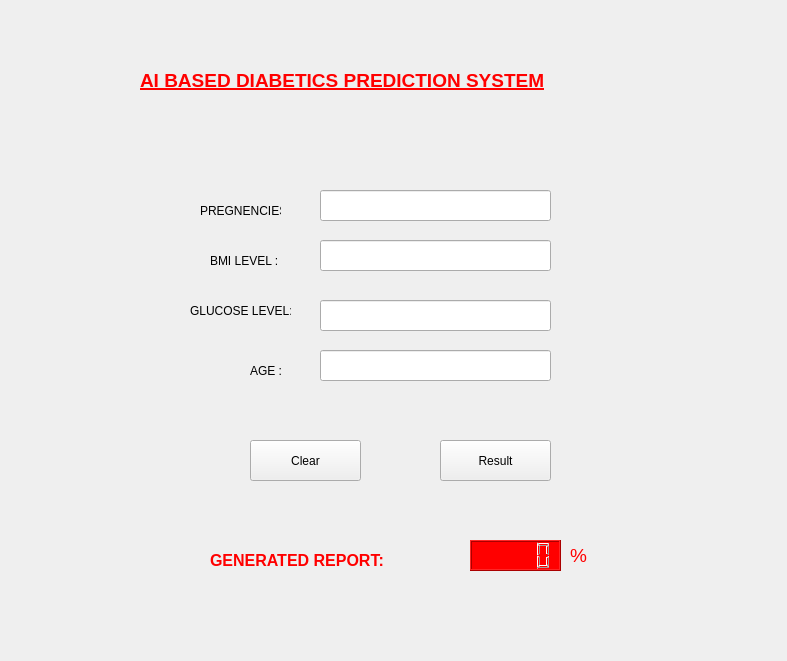
<?xml version="1.0" encoding="UTF-8"?>
<ui version="4.0">
 <class>Form</class>
 <widget class="QWidget" name="Form">
  <property name="geometry">
   <rect>
    <x>0</x>
    <y>0</y>
    <width>787</width>
    <height>661</height>
   </rect>
  </property>
  <property name="mouseTracking">
   <bool>true</bool>
  </property>
  <property name="contextMenuPolicy">
   <enum>Qt::DefaultContextMenu</enum>
  </property>
  <property name="acceptDrops">
   <bool>false</bool>
  </property>
  <property name="windowTitle">
   <string>Form</string>
  </property>
  <property name="styleSheet">
   <string notr="true">color: rgb(255, 255, 255);</string>
  </property>
  <widget class="QLabel" name="labelTitre">
   <property name="enabled">
    <bool>true</bool>
   </property>
   <property name="geometry">
    <rect>
     <x>140</x>
     <y>60</y>
     <width>511</width>
     <height>41</height>
    </rect>
   </property>
   <property name="font">
    <font>
     <family>MS Shell Dlg 2</family>
     <pointsize>13</pointsize>
     <weight>75</weight>
     <italic>false</italic>
     <bold>true</bold>
    </font>
   </property>
   <property name="cursor">
    <cursorShape>ArrowCursor</cursorShape>
   </property>
   <property name="mouseTracking">
    <bool>true</bool>
   </property>
   <property name="autoFillBackground">
    <bool>false</bool>
   </property>
   <property name="locale">
    <locale language="English" country="UnitedStates"/>
   </property>
   <property name="text">
    <string>&lt;html&gt;&lt;head/&gt;&lt;body&gt;&lt;p align=&quot;justify&quot;&gt;&lt;span style=&quot; font-size:14pt; text-decoration: underline; color:#ff0000;&quot;&gt;AI BASED DIABETICS PREDICTION SYSTEM&lt;/span&gt;&lt;/p&gt;&lt;/body&gt;&lt;/html&gt;</string>
   </property>
   <property name="scaledContents">
    <bool>false</bool>
   </property>
  </widget>
  <widget class="QLineEdit" name="lineEditNpreg">
   <property name="geometry">
    <rect>
     <x>320</x>
     <y>190</y>
     <width>231</width>
     <height>31</height>
    </rect>
   </property>
   <property name="tabletTracking">
    <bool>true</bool>
   </property>
   <property name="contextMenuPolicy">
    <enum>Qt::DefaultContextMenu</enum>
   </property>
   <property name="acceptDrops">
    <bool>true</bool>
   </property>
   <property name="whatsThis">
    <string/>
   </property>
   <property name="accessibleName">
    <string/>
   </property>
   <property name="accessibleDescription">
    <string/>
   </property>
   <property name="autoFillBackground">
    <bool>false</bool>
   </property>
   <property name="styleSheet">
    <string notr="true">color: rgb(0, 0, 0);</string>
   </property>
  </widget>
  <widget class="QLineEdit" name="lineEditBMI">
   <property name="geometry">
    <rect>
     <x>320</x>
     <y>240</y>
     <width>231</width>
     <height>31</height>
    </rect>
   </property>
   <property name="contextMenuPolicy">
    <enum>Qt::DefaultContextMenu</enum>
   </property>
   <property name="acceptDrops">
    <bool>true</bool>
   </property>
   <property name="whatsThis">
    <string/>
   </property>
   <property name="accessibleName">
    <string/>
   </property>
   <property name="accessibleDescription">
    <string/>
   </property>
   <property name="styleSheet">
    <string notr="true">color: rgb(0, 0, 0);</string>
   </property>
  </widget>
  <widget class="QLineEdit" name="lineEditGlucose">
   <property name="geometry">
    <rect>
     <x>320</x>
     <y>300</y>
     <width>231</width>
     <height>31</height>
    </rect>
   </property>
   <property name="contextMenuPolicy">
    <enum>Qt::DefaultContextMenu</enum>
   </property>
   <property name="acceptDrops">
    <bool>true</bool>
   </property>
   <property name="whatsThis">
    <string/>
   </property>
   <property name="accessibleName">
    <string/>
   </property>
   <property name="accessibleDescription">
    <string/>
   </property>
   <property name="styleSheet">
    <string notr="true">color: rgb(0, 0, 0);</string>
   </property>
  </widget>
  <widget class="QLineEdit" name="lineEditAge">
   <property name="geometry">
    <rect>
     <x>320</x>
     <y>350</y>
     <width>231</width>
     <height>31</height>
    </rect>
   </property>
   <property name="contextMenuPolicy">
    <enum>Qt::DefaultContextMenu</enum>
   </property>
   <property name="acceptDrops">
    <bool>true</bool>
   </property>
   <property name="whatsThis">
    <string/>
   </property>
   <property name="accessibleName">
    <string/>
   </property>
   <property name="accessibleDescription">
    <string/>
   </property>
   <property name="styleSheet">
    <string notr="true">color: rgb(0, 0, 0);</string>
   </property>
  </widget>
  <widget class="QLabel" name="labelNpreg">
   <property name="geometry">
    <rect>
     <x>200</x>
     <y>200</y>
     <width>81</width>
     <height>21</height>
    </rect>
   </property>
   <property name="styleSheet">
    <string notr="true">color: rgb(255, 255, 255);
color: rgb(0, 0, 0);
font: 75 8pt &quot;MS Shell Dlg 2&quot;;
font: 75 8pt &quot;MS Shell Dlg 2&quot;;</string>
   </property>
   <property name="text">
    <string>PREGNENCIES:</string>
   </property>
  </widget>
  <widget class="QLabel" name="labelGlucose">
   <property name="geometry">
    <rect>
     <x>190</x>
     <y>300</y>
     <width>101</width>
     <height>21</height>
    </rect>
   </property>
   <property name="styleSheet">
    <string notr="true">color: rgb(255, 255, 255);
color: rgb(0, 0, 0);</string>
   </property>
   <property name="text">
    <string>GLUCOSE LEVEL:</string>
   </property>
  </widget>
  <widget class="QLabel" name="labelBMI">
   <property name="geometry">
    <rect>
     <x>210</x>
     <y>250</y>
     <width>71</width>
     <height>21</height>
    </rect>
   </property>
   <property name="styleSheet">
    <string notr="true">color: rgb(255, 255, 255);
color: rgb(0, 0, 0);
font: 75 8pt &quot;MS Shell Dlg 2&quot;;</string>
   </property>
   <property name="text">
    <string>BMI LEVEL :</string>
   </property>
  </widget>
  <widget class="QLabel" name="labelAge">
   <property name="geometry">
    <rect>
     <x>250</x>
     <y>360</y>
     <width>41</width>
     <height>21</height>
    </rect>
   </property>
   <property name="styleSheet">
    <string notr="true">color: rgb(255, 255, 255);
color: rgb(0, 0, 0);</string>
   </property>
   <property name="text">
    <string>AGE :</string>
   </property>
  </widget>
  <widget class="QPushButton" name="pushButtonClear">
   <property name="geometry">
    <rect>
     <x>250</x>
     <y>440</y>
     <width>111</width>
     <height>41</height>
    </rect>
   </property>
   <property name="styleSheet">
    <string notr="true">color: rgb(0, 0, 0);</string>
   </property>
   <property name="text">
    <string>Clear</string>
   </property>
  </widget>
  <widget class="QPushButton" name="pushButtonResult">
   <property name="geometry">
    <rect>
     <x>440</x>
     <y>440</y>
     <width>111</width>
     <height>41</height>
    </rect>
   </property>
   <property name="styleSheet">
    <string notr="true">color: rgb(255, 255, 255);
color: rgb(0, 0, 0);</string>
   </property>
   <property name="text">
    <string>Result</string>
   </property>
  </widget>
  <widget class="QLabel" name="labelResults">
   <property name="geometry">
    <rect>
     <x>210</x>
     <y>540</y>
     <width>231</width>
     <height>41</height>
    </rect>
   </property>
   <property name="styleSheet">
    <string notr="true">color: rgb(255, 255, 255);
color: rgb(255, 0, 0);</string>
   </property>
   <property name="locale">
    <locale language="English" country="UnitedStates"/>
   </property>
   <property name="text">
    <string>&lt;html&gt;&lt;head/&gt;&lt;body&gt;&lt;p&gt;&lt;span style=&quot; font-size:12pt; font-weight:600; color:#ff0000;&quot;&gt;GENERATED REPORT:&lt;/span&gt;&lt;/p&gt;&lt;/body&gt;&lt;/html&gt;</string>
   </property>
   <property name="buddy">
    <cstring></cstring>
   </property>
  </widget>
  <widget class="QLCDNumber" name="lcdNumberReslults">
   <property name="geometry">
    <rect>
     <x>470</x>
     <y>540</y>
     <width>91</width>
     <height>31</height>
    </rect>
   </property>
   <property name="styleSheet">
    <string notr="true">color: rgb(255, 0, 0);
color: rgb(255, 0, 0);
background-color: rgb(255, 0, 0);</string>
   </property>
  </widget>
  <widget class="QLabel" name="label100">
   <property name="geometry">
    <rect>
     <x>570</x>
     <y>540</y>
     <width>21</width>
     <height>31</height>
    </rect>
   </property>
   <property name="text">
    <string>&lt;html&gt;&lt;head/&gt;&lt;body&gt;&lt;p&gt;&lt;span style=&quot; font-size:14pt; color:#ff0000;&quot;&gt;%&lt;/span&gt;&lt;/p&gt;&lt;/body&gt;&lt;/html&gt;</string>
   </property>
  </widget>
 </widget>
 <resources/>
 <connections/>
</ui>
